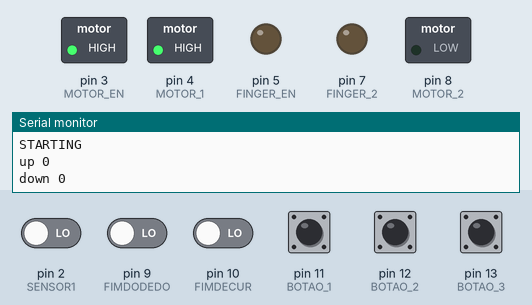
Simulated run of this sketch. Board: Arduino Uno, built with avr-gcc and run on an emulated ATmega328P. Shown: switched loads named in the sketch (green lamp = pin HIGH), output pins drawn as LEDs (lit = HIGH), the last lines printed to the serial monitor. The test bench sets the inputs (shaded band); at power-on: pin 2 (SENSOR1), pin 9 (FIMDODEDO), pin 10 (FIMDECUR), pin 11 (BOTAO_1), pin 12 (BOTAO_2), pin 13 (BOTAO_3) LOW.

Above: at 0.9 s.
1.0 s: pin 10 (FIMDECUR) driven HIGH
At 1.1 s:
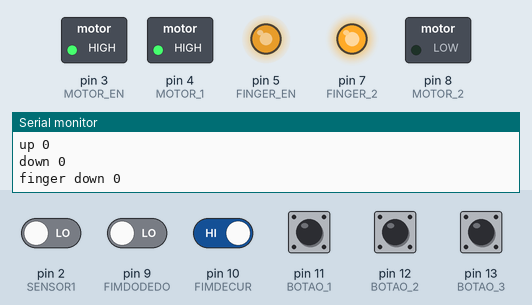
At 2.4 s:
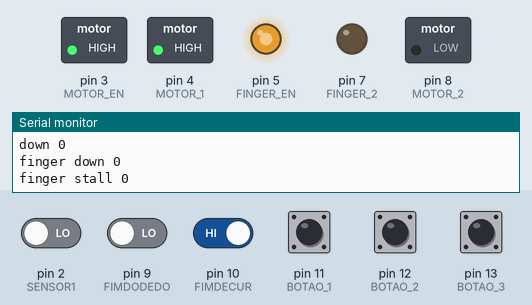
2.7 s: pin 11 (BOTAO_1) pulled HIGH for 0.15 s
At 3.6 s:
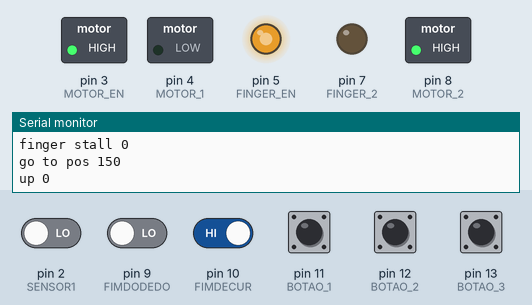
Timing chart, 0 to 5.7 s (numbered marks = the images above; inputs shaded):
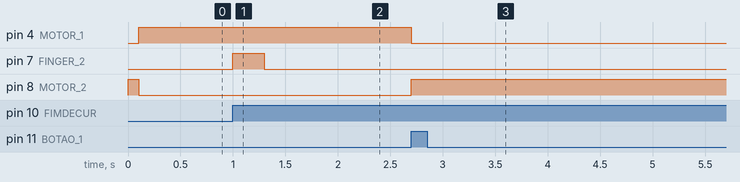

Measured:
- after the input at 1.0 s, pin 5 (FINGER_EN): 0/255 → 200/255 at once; pin 7 (FINGER_2): LOW → HIGH at once, → LOW 0.30 s later
- after the input at 2.7 s, pin 4 (MOTOR_1): HIGH → LOW at once; pin 8 (MOTOR_2): LOW → HIGH at once

The sketch:

inutil1.ino
```cpp
#include <Servo.h>

#define MOTOR_EN 3
#define MOTOR_1  4
#define MOTOR_2  8
#define FIMDECUR 10
#define SENSOR1  2
#define SENSOR2  6

#define FINGER_EN  5
#define FINGER_1   6
#define FINGER_2   7
#define FIMDODEDO  9

#define POS_B1 150
#define POS_B2 1280
#define POS_B3 2400

#define BOTAO_1 11
#define BOTAO_2 12
#define BOTAO_3 13

#define POS_MIN 0
#define POS_MAX 2800

static boolean direction = false;
static boolean do_push = false;
static volatile long count = 0;
static int stop_at = -1;
static boolean push_button = false;

void setup()
{
    unsigned long start_time;

    pinMode(SENSOR1 , INPUT);
    pinMode(SENSOR2 , INPUT);

    pinMode(BOTAO_1, INPUT);
    pinMode(BOTAO_2, INPUT);
    pinMode(BOTAO_3, INPUT);

    pinMode(FIMDECUR, INPUT);
    pinMode(MOTOR_EN, OUTPUT);
    pinMode(MOTOR_1 , OUTPUT);
    pinMode(MOTOR_2 , OUTPUT);
    pinMode(FINGER_EN, OUTPUT);
    pinMode(FINGER_1 , OUTPUT);
    pinMode(FINGER_2 , OUTPUT);

    digitalWrite(MOTOR_EN, HIGH);
    digitalWrite(FINGER_EN, LOW);

    attachInterrupt(0, pulso, CHANGE);

    Serial.begin(9600);
    Serial.println("STARTING");

    // move pro comeco
    motor_up();
    delay(100);
    motor_down();
    while (!digitalRead(FIMDECUR)) {};

    // desce dedo
    finger_down();
    start_time = millis();
    while (!digitalRead(FIMDODEDO) && (millis() - start_time < 300));
    finger_stall();

    while (Serial.available()) { Serial.read(); }
}

static void motor_up()
{
    Serial.print("up ");
    Serial.println(count);
    direction = true;
    digitalWrite(MOTOR_1, LOW );
    digitalWrite(MOTOR_2, HIGH);
}
static void motor_down()
{
    Serial.print("down ");
    Serial.println(count);
    direction = false;
    digitalWrite(MOTOR_1, HIGH);
    digitalWrite(MOTOR_2, LOW );
}
static void motor_stall()
{
    Serial.print("stall ");
    Serial.println(count);
    digitalWrite(MOTOR_1, LOW);
    digitalWrite(MOTOR_2, LOW);
    stop_at = -1;
}

static void finger_up()
{
    Serial.print("finger up ");
    Serial.println(count);
    digitalWrite(FINGER_1, HIGH);
    digitalWrite(FINGER_2, LOW );
    digitalWrite(FINGER_EN, HIGH);
}
static void finger_down()
{
    Serial.print("finger down ");
    Serial.println(count);
    digitalWrite(FINGER_1, LOW );
    digitalWrite(FINGER_2, HIGH);
    analogWrite(FINGER_EN,  200);
}
static void finger_stall()
{
    Serial.print("finger stall ");
    Serial.println(count);
    digitalWrite(FINGER_1, LOW);
    digitalWrite(FINGER_2, LOW);
}

static void go_to_pos(int pos)
{
    if (pos >= POS_MIN && pos <= POS_MAX && pos != stop_at) {
        Serial.print("go to pos ");
        Serial.println(pos);
        stop_at = pos;
        if        (count > stop_at) {
            motor_down();
        } else if (count < stop_at) {
            motor_up();
        } else {
            motor_stall();
        }
    }
}

static void bater_botao()
{
    unsigned long start_time;
    finger_up();
    delay(200);
    finger_stall();
    delay(500);
    finger_down();
    start_time = millis();
    while (!digitalRead(FIMDODEDO) && (millis() - start_time < 200));
    finger_stall();
    push_button = false;
    do_push = false;
}

static int distancia(int pos)
{
    int res = pos - count;
    if (res < 0)
        res = -res;
    return res;
}

void loop()
{
    byte b1, b2, b3;
    byte fc = digitalRead(FIMDECUR);

    if (push_button) {
        bater_botao();
    }

    b1 = digitalRead(BOTAO_1);
    b2 = digitalRead(BOTAO_2);
    b3 = digitalRead(BOTAO_3);

    if (b1 && !b2 && !b3) {
        do_push = true;
        go_to_pos(POS_B1);
        delay(100);
    } else if (!b1 && b2 && !b3) {
        do_push = true;
        go_to_pos(POS_B2);
        delay(100);
    } else if (!b1 && !b2 && b3) {
        do_push = true;
        go_to_pos(POS_B3);
        delay(100);
    } else if (b1 && b2 && !b3) {
        do_push = true;
        go_to_pos(POS_B1);
        delay(100);
        go_to_pos(POS_B2);
        delay(100);
    } else if (!b1 && b2 && b3) {
        do_push = true;
        go_to_pos(POS_B1);
        delay(100);
        go_to_pos(POS_B2);
        delay(100);
        go_to_pos(POS_B3);
        delay(100);
    } else {
        if (count > 0)
            go_to_pos(0);
    }
    do_push = false;

    if (Serial.available()) {
        int pos = Serial.parseInt();
        Serial.print(pos);
        Serial.print(" ");
        Serial.print(count);
        Serial.print(" ");
        Serial.println(stop_at);
        if (pos)
            do_push = true;
        go_to_pos(pos);
        while (Serial.available()) { Serial.read(); }
    }

    if (fc && count) {
        int cc = count;
        Serial.print("fim de curso ");
        Serial.println(cc);
        count = 0;
    }
}

void pulso()
{
    if (direction) {
        count++;
    } else {
        count--;
    }

    if (count >= POS_MAX || ((count >= 0) && (stop_at >= 0) && (stop_at == count) && do_push)) {
        motor_stall();
        push_button = true;
    }
}
```
